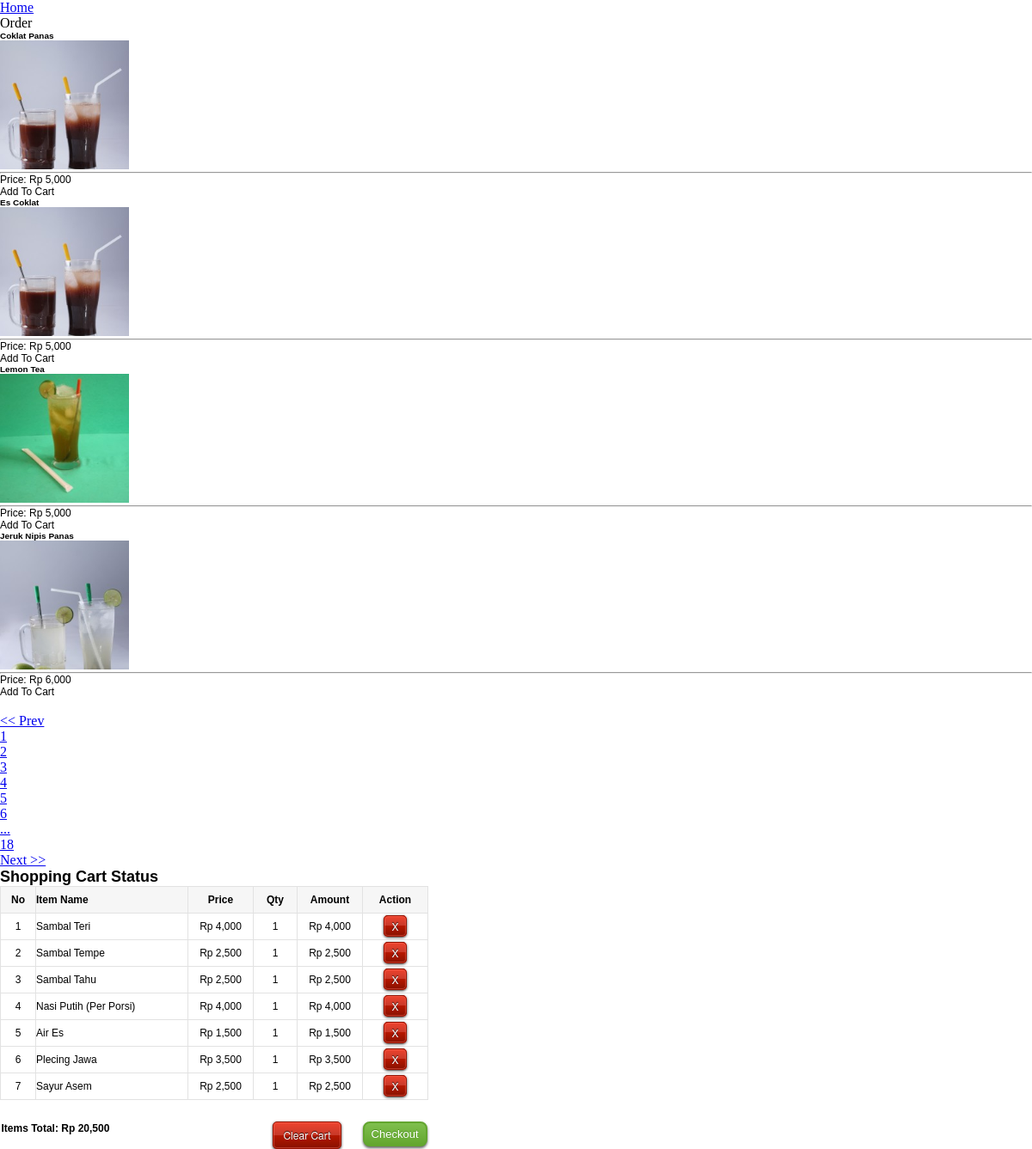
Screenshot of /order.php?m=o&page=3 with the database file from the repository.
### tables this page shows
CREATE TABLE `products` (
  `id` bigint(11) NOT NULL AUTO_INCREMENT,
  `id_kategori` bigint(11) NOT NULL,
  `name` varchar(200) NOT NULL,
  `description` text NOT NULL,
  `price` varchar(200) NOT NULL,
  `image` varchar(200) NOT NULL,
  PRIMARY KEY (`id`)
);

CREATE TABLE `products_added` (
  `id` int(100) NOT NULL AUTO_INCREMENT,
  `username` varchar(200) NOT NULL,
  `item_added` varchar(200) NOT NULL,
  `price` varchar(100) NOT NULL,
  `quantity` varchar(100) NOT NULL,
  `amount` varchar(100) NOT NULL,
  `date` varchar(100) NOT NULL,
  PRIMARY KEY (`id`)
);

### order.php (the view, shortened to what this page needs)
<link type="text/css" rel="stylesheet" media="all" href="vasplus_programming_blog_shopping_cart_v4.css" />
<div class="main-content-inner">
    <div class="breadcrumbs" id="breadcrumbs">
        <ul class="breadcrumb">
            <li>
                <a href="#">Home</a>
            </li>
            <li class="active">Order</li>
        </ul>
    </div>
    <div class="page-content">
        <div class="row">
            <div class="col-xs-12">
                <div class="row">
                    <div class="col-xs-6 pricing-box">
                        <?php
                        $dataPerPage = 4;
                        if (isset($_GET['page'])) {
                            $noPage = $_GET['page'];
                        } else {
                            $noPage = 1;
                        }
                        $offset = ($noPage - 1) * $dataPerPage;
                        $vpb_check_items = mysql_query("select * from `products` order by `id` desc LIMIT $offset, $dataPerPage");
                        if (mysql_num_rows($vpb_check_items) < 1) {
                            ?>
                            <div id="response" align="center">
                                <div id="vpb_shopping_cart_is_currently_empty" class="well" align="left">
                                    There are no items to display.
                                </div>
                            </div>
                            <?php
                        } else {
                            while ($vpb_get_items = mysql_fetch_array($vpb_check_items)) {
                                ?>
                                <div id="vasplus_programming_blog_shopping_cart_inner_left_wrapper" class="col-xs-5 col-sm-6 pricing-box">
                                    <div class="widget-box widget-color-dark">
                                        <div class="widget-header">
                                            <h5 class="widget-title bigger lighter"><?php echo strip_tags($vpb_get_items['name']); ?></h5>
                                        </div>
                                        <div class="widget-body">
                                            <div class="widget-main">
                                                <ul class="list-unstyled spaced2">
                                                    <li class="text-center">
                                                        <img src="<?php echo strip_tags($vpb_get_items['image']); ?>"  width="150" height="150"/>
                                                    </li>
                                                </ul>
                                                <hr />
                                                <div class="price">
                                                    Price: Rp <?php echo number_format(strip_tags($vpb_get_items['price'])); ?>
                                                </div>
                                            </div>
                                            <div>
                                                <a onclick="vpb_add_to_cart('<?php echo strip_tags($vpb_get_items['name']); ?>', '<?php echo strip_tags($vpb_get_items['price']); ?>', 'add');"  class="btn btn-block btn-primary">
                                                    <span>Add To Cart</span>
                                                </a>
                                            </div>
                                        </div>
                                    </div>
                                </div>
                                <?php
                            }
                        }
                        $query = "SELECT COUNT(*) AS jumData FROM products";
                        $hasil = mysql_query($query);
                        $data = mysql_fetch_array($hasil);
                        $jumData = $data['jumData'];
                        $jumPage = ceil($jumData / $dataPerPage);
                        $showPage = "";
                        echo "<br/><ul class='pagination middle'>";
                        if ($noPage > 1) {
                            echo "<li><a href='" . $_SERVER['PHP_SELF'] . "?m=o&page=" . ($noPage - 1) . "'><< Prev</a></li>";
                        }
                        for ($page = 1; $page <= $jumPage; $page++) {
                            if ((($page >= $noPage - 3) && ($page <= $noPage + 3)) || ($page == 1) || ($page == $jumPage)) {
                                if (($showPage != ($jumPage - 1)) && ($page == $jumPage)) {
                                    echo "<li class='disabled'><a href='#'>...</a></li>";
                                }
                                if ($page == $noPage) {
                                    echo "<li class='active'><a href='#'>" . $page . "</a></li>";
                                } else {
                                    echo "<li><a href='" . $_SERVER['PHP_SELF'] . "?m=o&page=" . $page . "'>" . $page . "</a></li>";
                                }
                                $showPage = $page;
                            }
                        }
                        if ($noPage < $jumPage) {
                            echo "<li><a href='" . $_SERVER['PHP_SELF'] . "?m=o&page=" . ($noPage + 1) . "'>Next >></a></li>";
                        }
                        echo "</ul>";
                        ?>
                    </div>
                    <div class="col-xs-6">
                        <div id="vasplus_programming_blog_shopping_cart_right_wrapper">
                            <h2 class="shopping_cart_status">Shopping Cart Status</h2>
                            <div id="shopping_cart_status">
                                <?php
                                $vpb_check_all_items = mysql_query("select * from `products_added` where `username` = '" . mysql_real_escape_string($_SESSION["REMOTE_ADDR"]) . "' order by `id` asc");
                                if (mysql_num_rows($vpb_check_all_items) < 1) {
                                    ?>
                                    <div id="response" align="center">
                                        <div id="vpb_shopping_cart_is_currently_empty" class="well" align="left">
                                            Your shopping cart is empty
                                        </div></div>
                                    <?php
                                } else {
                                    $vpb_check_itemsTotal = mysql_query("select sum(amount) as `items_total` from `products_added` where `username` = '" . mysql_real_escape_string($_SESSION["REMOTE_ADDR"]) . "'");
                                    $vpb_get_itemsTotal = mysql_fetch_array($vpb_check_itemsTotal);
                                    $groundtotal = ($vpb_get_itemsTotal["items_total"]);
                                    ?>
                                    <div id="response" align="center" style="float:left;">
                                        <div id="vpb_item_numbers" class="vpb_all_tops">No</div>
                                        <div id="vpb_item_namess" class="vpb_all_tops" align="left">Item Name</div>
                                        <div id="vpb_item_prices" class="vpb_all_tops">Price</div>
                                        <div id="vpb_item_quantities" class="vpb_all_tops">Qty</div>
                                        <div id="vpb_item_amounts" class="vpb_all_tops">Amount</div>
                                        <div id="vpb_item_actions" class="vpb_all_tops">Action</div><br clear="all" />
                                        <?php
                                        $number_of_items = 1;
                                        while ($vpb_get_all_items = mysql_fetch_array($vpb_check_all_items)) {
                                            $item_id = strip_tags($vpb_get_all_items["id"]);
                                            $item_name = strip_tags($vpb_get_all_items["item_added"]);
                                            $price = strip_tags($vpb_get_all_items["price"]);
                                            $quantity = strip_tags($vpb_get_all_items["quantity"]);
                                            $amount = strip_tags($vpb_get_all_items["amount"]);
                                            ?>
                                            <div id="items_cover<?php echo $item_id; ?>" style="">
                                                <div id="vpb_item_numbers" style="border-top:0px solid #FFF;"><?php echo $number_of_items++; ?></div>
                                                <div id="vpb_item_namess" style="border-top:0px solid #FFF;" align="left"><?php echo $item_name; ?></div>
                                                <div id="vpb_item_prices" style="border-top:0px solid #FFF;">Rp <?php echo number_format($price); ?></div>
                                                <div id="vpb_item_quantities" style="border-top:0px solid #FFF;"><?php echo $quantity; ?></div>
                                                <div id="vpb_item_amounts" style="border-top:0px solid #FFF;">Rp <?php echo number_format($amount); ?></div>
                                                <div id="vpb_item_actions" style="padding-bottom:9px; padding-top:9px;border-top:0px solid #FFF;"><a href="javascript:void(0);" style="width:10px; height:10px; padding:3px;padding-left:8px;padding-right:8px; text-decoration:none;" id="vpb_cart_buttons" title="Remove this item" onclick="vpb_remove_this_item('<?php echo $item_id; ?>');">X</a></div>
                                                <br clear="all" /></div>
                                            <?php
                                        }
                                        ?>
                                        <div style="border:1px solid #E2E2E2;border:0px solid #FFF;width:495px;margin-top:25px;">
                                            <div style="width:295px;float:left; padding-top:1px; font-weight:bold;" align="left">
                                                Items Total: Rp <?php echo number_format($groundtotal); ?>
                                            </div>
                                            <div style="width:100px;float:left;" align="right"><input type="button" value="Clear Cart" title="Clear entire cart items" id="vpb_cart_buttons" onclick="vpb_clear_cart('<?php echo $_SESSION["REMOTE_ADDR"]; ?>');" /></div>
                                            <div style="width:100px;float:left;" align="right"><input type="button" value="Checkout" title="Check out to make payment" id="vasplus_p_blog_add_to_cart_button" onclick="vpb_checkout();" /></div>
                                        </div><br clear="all" />
                                        <?php
                                    }
                                    ?>
                                </div>
                            </div>
                        </div>
                    </div>
                </div>
            </div>
        </div>
    </div>
</div>

### vasplus_programming_blog_shopping_cart_v4.css (style rules this page uses)
* { margin: 0;padding: 0; }
#vasplus_programming_blog_shopping_cart_inner_left_wrapper { font-family:Verdana, Geneva, sans-serif; font-size:12px; }
#vasplus_programming_blog_shopping_cart_right_wrapper { font-family:Verdana, Geneva, sans-serif; font-size:12px; }
#vpb_item_numbers { width:40px; height:auto;float:left;border:1px solid #E2E2E2;border-right:0px solid #E2E2E2; padding-top:8px; padding-bottom:8px; }
#vpb_item_namess { width:176px;height:auto;float:left;border:1px solid #E2E2E2;border-right:0px solid #E2E2E2;padding-top:8px; padding-bottom:8px; }
#vpb_item_prices { width:75px;height:auto;float:left;border:1px solid #E2E2E2;border-right:0px solid #E2E2E2;padding-top:8px; padding-bottom:8px; }
#vpb_item_quantities { width:50px;height:auto;float:left;border:1px solid #E2E2E2;border-right:0px solid #E2E2E2;padding-top:8px; padding-bottom:8px; }
#vpb_item_amounts { width:75px;height:auto;float:left;border:1px solid #E2E2E2;border-right:0px solid #E2E2E2;padding-top:8px; padding-bottom:8px; }
#vpb_item_actions { width:75px;height:auto;float:left;border:1px solid #E2E2E2;padding-top:8px; padding-bottom:8px; }
div.vpb_all_tops { font-weight:bold;background:#F6F6F6; }
#vasplus_p_blog_add_to_cart_button { background-color: #7fbf4d; background-image: -webkit-gradient(linear, left top, left bottom, color-stop(0%, #7fbf4d), color-stop(100%, #63a62f)); background-image: -webkit-linear-gradient(top, #7fbf4d, #63a62f); background-image: -moz-linear-gradient(top, #7fbf4d, #63a62f); background-image: -ms-linear-gradient(top, #7fbf4d, #63a62f); background-image: -o-linear-gradient(top, #7fbf4d, #63a62f); background-image: linear-gradient(top, #7fbf4d, #63a62f); border: 2px solid #63a62f;box-shadow: 0 2px 3px #666666;-moz-box-shadow: 0 2px 3px #666666;-webkit-box-shadow: 0 2px 3px #666666; -webkit-border-radius: 8px;-moz-border-radius: 8px;border-radius: 8px; color: #fff; font: 13px/1 "Lucida Grande", "Lucida Sans Unicode", "Lucida Sans", Geneva, Verdana, sans-serif; text-align: center; padding:6px; padding-left: 8px; padding-right: 8px; text-shadow: 0 -1px 0 #4c9021; width: auto; }
#vpb_cart_buttons { background-color: #ee432e; background-image: -webkit-gradient(linear, left top, left bottom, color-stop(0%, #ee432e), color-stop(50%, #c63929), color-stop(50%, #b51700), color-stop(100%, #891100)); background-image: -webkit-linear-gradient(top, #ee432e 0%, #c63929 50%, #b51700 50%, #891100 100%); background-image: -moz-linear-gradient(top, #ee432e 0%, #c63929 50%, #b51700 50%, #891100 100%); background-image: -ms-linear-gradient(top, #ee432e 0%, #c63929 50%, #b51700 50%, #891100 100%); background-image: -o-linear-gradient(top, #ee432e 0%, #c63929 50%, #b51700 50%, #891100 100%); background-image: linear-gradient(top, #ee432e 0%, #c63929 50%, #b51700 50%, #891100 100%); border: 1px solid #951100;box-shadow: 0 2px 3px #951100;-moz-box-shadow: 0 2px 3px #951100;-webkit-box-shadow: 0 2px 3px #951100; -webkit-border-radius: 8px;-moz-border-radius: 8px;border-radius: 8px; border-radius: 5px; -webkit-box-shadow: inset 0px 0px 0px 1px rgba(255, 115, 100, 0.4), 0 1px 3px #333333; box-shadow: inset 0px 0px 0px 1px rgba(255, 115, 100, 0.4), 0 1px 3px #333333; color: #fff; font: 12px/1 "helvetica neue", helvetica, arial, sans-serif; padding: 9px; padding-left: 11px; padding-right: 11px; text-align: center; text-shadow: 0px -1px 1px rgba(0, 0, 0, 0.8); width: auto; }

### rows the page displays
products: name "Coklat Panas", image (picture), price "5,000"
products: name "Es Coklat", image (picture), price "5,000"
products: name "Lemon Tea", image (picture), price "5,000"
products: name "Jeruk Nipis Panas", image (picture), price "6,000"
products_added: item_added "Sambal Teri", price "4,000", quantity "1", amount "4,000"
products_added: item_added "Sambal Tempe", price "2,500", quantity "1", amount "2,500"
products_added: item_added "Sambal Tahu", price "2,500", quantity "1", amount "2,500"
products_added: item_added "Nasi Putih (Per Porsi)", price "4,000", quantity "1", amount "4,000"
products_added: item_added "Air Es", price "1,500", quantity "1", amount "1,500"
products_added: item_added "Plecing Jawa", price "3,500", quantity "1", amount "3,500"
products_added: item_added "Sayur Asem", price "2,500", quantity "1", amount "2,500"

### other values shown
$groundtotal "20,500"
